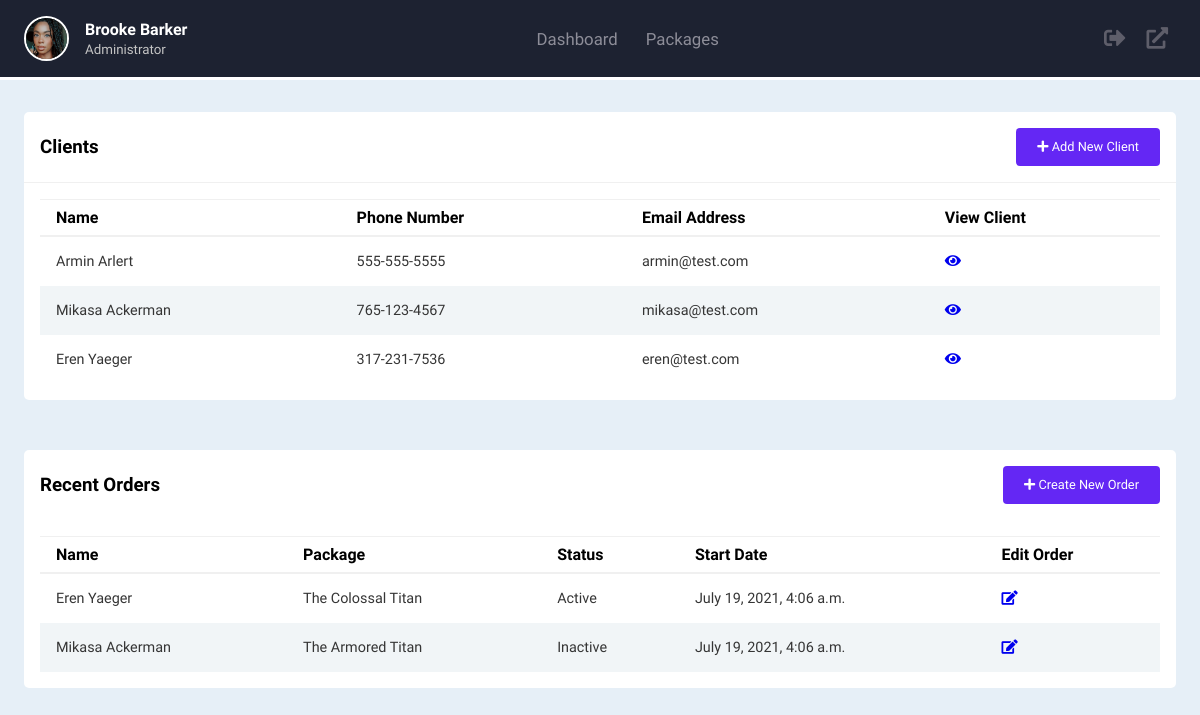
The app's page /dashboard/, older data.
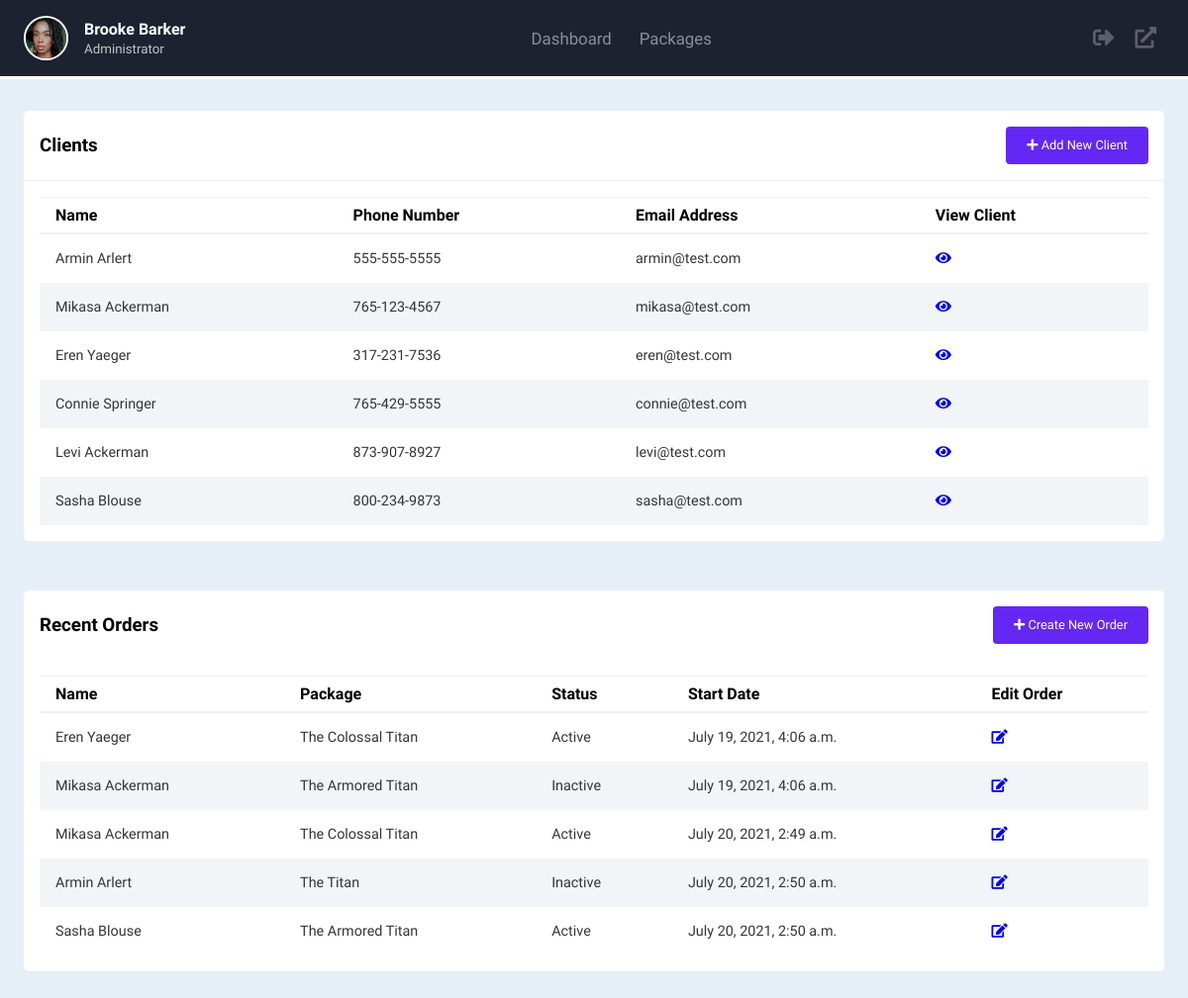
The same page, newer data.
### accounts/models.py (models this page shows, shortened)
class Client(models.Model):
    name = models.CharField(max_length=200, null=True)
    phone = models.CharField(max_length=200, null=True)
    email = models.CharField(max_length=200, null=True)
    date_created = models.DateTimeField(auto_now_add=True, null=True)
    def __str__(self):
        return self.name

class Order(models.Model):
    STATUS = (
        ('Active', 'Active'),
        ('Inactive', 'Inactive'),
    )
    client = models.ForeignKey(Client, null=True, on_delete=models.SET_NULL)
    package = models.ForeignKey(Package, null=True, on_delete=models.SET_NULL)
    date_created = models.DateTimeField(auto_now_add=True, null=True)
    status = models.CharField(max_length=200, null=True, choices=STATUS)

class Package(models.Model):
    name = models.CharField(max_length=200, null=True)
    hourly_rate = models.FloatField(null=True)
    description = models.CharField(max_length=200, null=True)
    date_created = models.DateTimeField(auto_now_add=True, null=True)
    def __str__(self):
        return self.name

### accounts/views.py (the view)
# urls.py: path('dashboard/', views.dashboard, name="dashboard"),
def dashboard(request):
    orders = Order.objects.all()
    clients = Client.objects.all()
    context = {'orders': orders, 'clients': clients}
    return render(request,'accounts/dashboard.html', context)

### accounts/templates/accounts/dashboard.html (shortened to what this page needs)
{% extends 'accounts/main.html' %}
{% block content %}
{% include 'accounts/dashboard-navbar.html' %}
    <div class="main-content">
        <main>
            <div class="client-list-wrapper">
                <div class="client-list-header">
                    <h3>Clients</h3>
                    <a class="add-new-client" href="{% url 'create_client' %}"><button><span><i class="fas fa-plus"></i></span> Add New Client</button></a>
                </div>
                <div class="client-list-body">
                    <div class="table-responsive">
                        <table width="100%">
                            <thead>
                                <tr>
                                    <th>Name</th>
                                    <th>Phone Number</th>
                                    <th>Email Address</th>
                                    <th>View Client</th>
                                </tr>
                            </thead>
                            {% for client in clients %}
                                <tr>
                                    <td>{{client.name}}</td>
                                    <td>{{client.phone}}</td>
                                    <td>{{client.email}}</td>
                                    <td><a href="{% url 'client' client.id %}"><i class="fas fa-eye"></i></a></td>
                                </tr>
                            {% endfor %}
                        </table>
                    </div>
                </div>
            </div>
            <div class="recent-orders-wrapper">
                <div class="recent-orders-header">
                    <h3>Recent Orders</h3>
                    <a class="add-new-order" href="{% url 'create_order' %}"><button><span><i class="fas fa-plus"></i></span> Create New Order</button></a>
                </div>
                <div class="recent-orders-body">
                    <div class="table-responsive">
                        <table width="100%">
                            <thead>
                                <tr>
                                    <th>Name</th>
                                    <th>Package</th>
                                    <th>Status</th>
                                    <th>Start Date</th>
                                    <th>Edit Order</th>
                                </tr>
                            </thead>
                            {% for order in orders %}
                            <tr>
                                <td>{{order.client}}</td>
                                <td>{{order.package}}</td>
                                <td>{{order.status}}</td>
                                <td>{{order.date_created}}</td>
                                <td><a href="{% url 'update_order' order.id %}"><i class="fas fa-edit"></i></a></td>
                            </tr>
                        {% endfor %}
                        </table>
                    </div>
                </div>
            </div>
        </main>
    </div>
{% endblock %}

Row changes from the older to the newer data that the page shows:
added Client: name "Connie Springer", phone "765-429-5555", email "connie@test.com"
added Client: name "Levi Ackerman", phone "873-907-8927", email "levi@test.com"
added Client: name "Sasha Blouse", phone "800-234-9873", email "sasha@test.com"
added Order: client "Mikasa Ackerman", package "The Colossal Titan", status "Active", date_created "July 20, 2021, 2:49 a.m."
added Order: client "Armin Arlert", package "The Titan", status "Inactive", date_created "July 20, 2021, 2:50 a.m."
added Order: client "Sasha Blouse", package "The Armored Titan", status "Active", date_created "July 20, 2021, 2:50 a.m."
